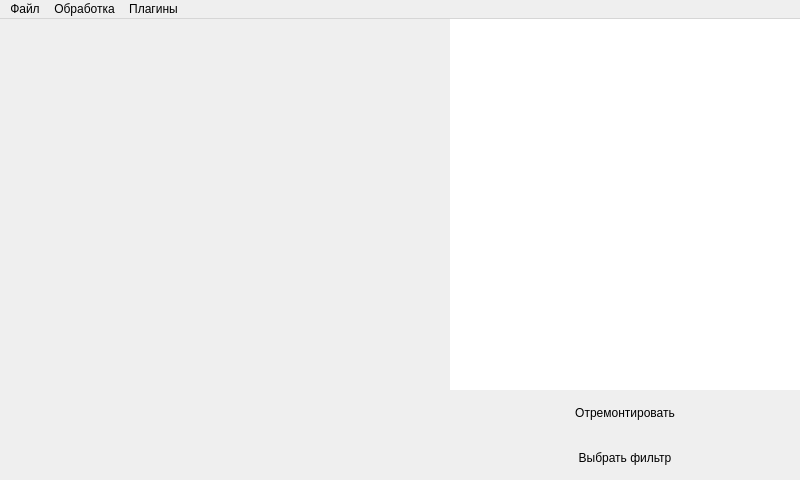
<?xml version="1.0" encoding="UTF-8"?>
<ui version="4.0">
 <class>MainWindow</class>
 <widget class="QMainWindow" name="MainWindow">
  <property name="geometry">
   <rect>
    <x>0</x>
    <y>0</y>
    <width>800</width>
    <height>480</height>
   </rect>
  </property>
  <property name="sizePolicy">
   <sizepolicy hsizetype="Expanding" vsizetype="Expanding">
    <horstretch>0</horstretch>
    <verstretch>0</verstretch>
   </sizepolicy>
  </property>
  <property name="windowTitle">
   <string>MainWindow</string>
  </property>
  <widget class="QWidget" name="centralWidget">
   <property name="sizePolicy">
    <sizepolicy hsizetype="Expanding" vsizetype="Expanding">
     <horstretch>0</horstretch>
     <verstretch>0</verstretch>
    </sizepolicy>
   </property>
   <property name="layoutDirection">
    <enum>Qt::LeftToRight</enum>
   </property>
   <layout class="QHBoxLayout" name="horizontalLayout" stretch="0,0">
    <property name="spacing">
     <number>0</number>
    </property>
    <property name="sizeConstraint">
     <enum>QLayout::SetDefaultConstraint</enum>
    </property>
    <property name="leftMargin">
     <number>0</number>
    </property>
    <property name="topMargin">
     <number>0</number>
    </property>
    <property name="rightMargin">
     <number>0</number>
    </property>
    <property name="bottomMargin">
     <number>0</number>
    </property>
    <item>
     <widget class="QWidget" name="left_window" native="true">
      <property name="sizePolicy">
       <sizepolicy hsizetype="Expanding" vsizetype="Expanding">
        <horstretch>0</horstretch>
        <verstretch>0</verstretch>
       </sizepolicy>
      </property>
      <layout class="QVBoxLayout" name="verticalLayout_3">
       <property name="spacing">
        <number>0</number>
       </property>
       <property name="leftMargin">
        <number>0</number>
       </property>
       <property name="topMargin">
        <number>0</number>
       </property>
       <property name="rightMargin">
        <number>0</number>
       </property>
       <property name="bottomMargin">
        <number>0</number>
       </property>
       <item>
        <widget class="QWidget" name="widget_3" native="true">
         <property name="sizePolicy">
          <sizepolicy hsizetype="Expanding" vsizetype="Expanding">
           <horstretch>0</horstretch>
           <verstretch>0</verstretch>
          </sizepolicy>
         </property>
         <layout class="QHBoxLayout" name="horizontalLayout_3">
          <property name="leftMargin">
           <number>0</number>
          </property>
          <property name="topMargin">
           <number>0</number>
          </property>
          <property name="rightMargin">
           <number>0</number>
          </property>
          <property name="bottomMargin">
           <number>0</number>
          </property>
          <item>
           <widget class="QScrollArea" name="scrollArea">
            <property name="sizePolicy">
             <sizepolicy hsizetype="Expanding" vsizetype="Expanding">
              <horstretch>0</horstretch>
              <verstretch>0</verstretch>
             </sizepolicy>
            </property>
            <property name="frameShape">
             <enum>QFrame::NoFrame</enum>
            </property>
            <property name="verticalScrollBarPolicy">
             <enum>Qt::ScrollBarAlwaysOff</enum>
            </property>
            <property name="horizontalScrollBarPolicy">
             <enum>Qt::ScrollBarAlwaysOff</enum>
            </property>
            <property name="widgetResizable">
             <bool>true</bool>
            </property>
            <property name="alignment">
             <set>Qt::AlignCenter</set>
            </property>
            <widget class="QWidget" name="scrollAreaWidgetContents">
             <property name="geometry">
              <rect>
               <x>0</x>
               <y>0</y>
               <width>450</width>
               <height>458</height>
              </rect>
             </property>
            </widget>
           </widget>
          </item>
         </layout>
        </widget>
       </item>
      </layout>
     </widget>
    </item>
    <item>
     <widget class="QWidget" name="right_window" native="true">
      <property name="sizePolicy">
       <sizepolicy hsizetype="Maximum" vsizetype="Expanding">
        <horstretch>0</horstretch>
        <verstretch>0</verstretch>
       </sizepolicy>
      </property>
      <property name="minimumSize">
       <size>
        <width>350</width>
        <height>0</height>
       </size>
      </property>
      <layout class="QVBoxLayout" name="verticalLayout_2">
       <property name="spacing">
        <number>0</number>
       </property>
       <property name="leftMargin">
        <number>0</number>
       </property>
       <property name="topMargin">
        <number>0</number>
       </property>
       <property name="rightMargin">
        <number>0</number>
       </property>
       <property name="bottomMargin">
        <number>0</number>
       </property>
       <item>
        <widget class="QTextEdit" name="logView">
         <property name="frameShape">
          <enum>QFrame::NoFrame</enum>
         </property>
         <property name="verticalScrollBarPolicy">
          <enum>Qt::ScrollBarAlwaysOff</enum>
         </property>
         <property name="horizontalScrollBarPolicy">
          <enum>Qt::ScrollBarAlwaysOff</enum>
         </property>
         <property name="textInteractionFlags">
          <set>Qt::TextSelectableByKeyboard|Qt::TextSelectableByMouse</set>
         </property>
        </widget>
       </item>
       <item>
        <widget class="QWidget" name="widget" native="true">
         <property name="sizePolicy">
          <sizepolicy hsizetype="Expanding" vsizetype="Minimum">
           <horstretch>0</horstretch>
           <verstretch>0</verstretch>
          </sizepolicy>
         </property>
         <property name="minimumSize">
          <size>
           <width>0</width>
           <height>50</height>
          </size>
         </property>
         <layout class="QVBoxLayout" name="verticalLayout_4">
          <property name="spacing">
           <number>0</number>
          </property>
          <property name="leftMargin">
           <number>0</number>
          </property>
          <property name="topMargin">
           <number>0</number>
          </property>
          <property name="rightMargin">
           <number>0</number>
          </property>
          <property name="bottomMargin">
           <number>0</number>
          </property>
          <item>
           <widget class="QPushButton" name="repairButton">
            <property name="sizePolicy">
             <sizepolicy hsizetype="Expanding" vsizetype="Minimum">
              <horstretch>0</horstretch>
              <verstretch>0</verstretch>
             </sizepolicy>
            </property>
            <property name="minimumSize">
             <size>
              <width>0</width>
              <height>45</height>
             </size>
            </property>
            <property name="text">
             <string>Отремонтировать</string>
            </property>
            <property name="shortcut">
             <string/>
            </property>
            <property name="default">
             <bool>false</bool>
            </property>
            <property name="flat">
             <bool>true</bool>
            </property>
           </widget>
          </item>
          <item>
           <widget class="QPushButton" name="filterButton">
            <property name="sizePolicy">
             <sizepolicy hsizetype="Expanding" vsizetype="Minimum">
              <horstretch>0</horstretch>
              <verstretch>0</verstretch>
             </sizepolicy>
            </property>
            <property name="minimumSize">
             <size>
              <width>0</width>
              <height>45</height>
             </size>
            </property>
            <property name="text">
             <string>Выбрать фильтр</string>
            </property>
            <property name="flat">
             <bool>true</bool>
            </property>
           </widget>
          </item>
         </layout>
        </widget>
       </item>
      </layout>
     </widget>
    </item>
   </layout>
  </widget>
  <widget class="QMenuBar" name="menuBar">
   <property name="geometry">
    <rect>
     <x>0</x>
     <y>0</y>
     <width>800</width>
     <height>22</height>
    </rect>
   </property>
   <widget class="QMenu" name="menuFile">
    <property name="title">
     <string>Файл</string>
    </property>
    <addaction name="actionOpen"/>
    <addaction name="separator"/>
    <addaction name="actionExit"/>
   </widget>
   <widget class="QMenu" name="menuProcessing">
    <property name="title">
     <string>Обработка</string>
    </property>
    <addaction name="actionRepair"/>
   </widget>
   <widget class="QMenu" name="menuPlugins">
    <property name="title">
     <string>Плагины</string>
    </property>
    <addaction name="actionRefresh_plugins"/>
   </widget>
   <addaction name="menuFile"/>
   <addaction name="menuProcessing"/>
   <addaction name="menuPlugins"/>
  </widget>
  <action name="actionOpen">
   <property name="text">
    <string>Открыть файл</string>
   </property>
   <property name="shortcut">
    <string>Ctrl+O</string>
   </property>
  </action>
  <action name="actionExit">
   <property name="text">
    <string>Выход</string>
   </property>
   <property name="shortcut">
    <string>Ctrl+Q</string>
   </property>
   <property name="autoRepeat">
    <bool>true</bool>
   </property>
  </action>
  <action name="actionRepair">
   <property name="text">
    <string>Отремонтировать</string>
   </property>
   <property name="shortcut">
    <string>Ctrl+R</string>
   </property>
  </action>
  <action name="actionRefresh_plugins">
   <property name="text">
    <string>Обновить плагины</string>
   </property>
  </action>
 </widget>
 <layoutdefault spacing="6" margin="11"/>
 <resources/>
 <connections/>
</ui>
